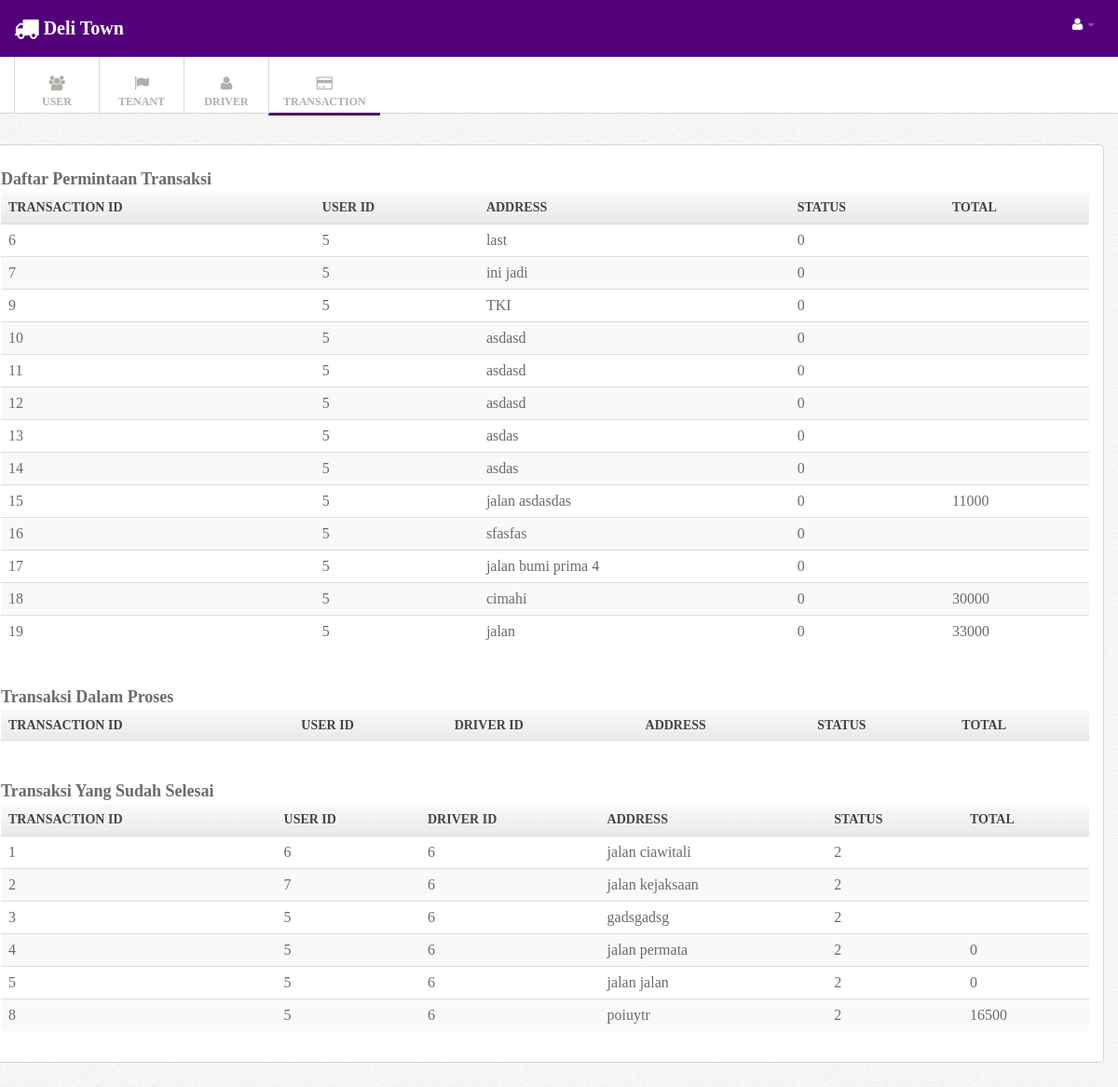
Page /index.php?menu=adminTrans (signed in) on the committed database.
### tables this page shows
CREATE TABLE IF NOT EXISTS `transac` (
  `id_transac` int(11) NOT NULL,
  `id_user` int(11) NOT NULL,
  `id_driver` int(11) DEFAULT NULL,
  `address` text NOT NULL,
  `total` double DEFAULT '0',
  `status` int(11) NOT NULL DEFAULT '0',
  `date` datetime NOT NULL DEFAULT CURRENT_TIMESTAMP
);

### controller/userController.php (called while the page is built, shortened)
<?php
class userController {
    private $transacdao;
    public function __construct() {
        $this->transacdao = new transacDao();
    }
    public function adminTrans() {
        $transacNow = $this->transacdao->get_transac_by_status(0)->getIterator();
        $transacDone = $this->transacdao->get_transac_by_status(2)->getIterator();
        require_once '/view/admin/adminTrans.php';
    }
}

### model/transacDao.php (called while the page is built, shortened)
<?php
class transacDao implements transacInterface {
    public function get_transac_by_status($status) {
        $transacs = new ArrayObject();
        try {
            $conn = conection::getconection();
            $sql = "SELECT * from transac where status = ?";
            $stmt = $conn->prepare($sql);
            $stmt->bindParam(1, $status);
            $stmt->execute();
            while ($row = $stmt->fetch()) {
                $transac = new transac();
                $transac->setId_transac($row['id_transac']);
                $transac->setId_user($row['id_user']);
                $transac->setId_driver($row['id_driver']);
                $transac->setAddress($row['address']);
                $transac->setStatus($row['status']);
                $transac->setTotal($row['total']);
                $transacs->append($transac);
            }
        } catch (Exception $e) {
            echo $e->getMessage();
            die();
        }
        return $transacs;
    }
}

### model/transac.php (called while the page is built, shortened)
<?php
class transac {
    private $id_transac;
    private $id_user;
    private $id_driver;
    private $address;
    private $status;
    public function getId_transac() {
        return $this->id_transac;
    }
    public function getId_user() {
        return $this->id_user;
    }
    public function getId_driver() {
        return $this->id_driver;
    }
    public function getAddress() {
        return $this->address;
    }
    public function getTotal() {
        try {
            $conn = conection::getconection();
            $sql = "SELECT SUM(price) from item where id_transac = ?";
            $stmt = $conn->prepare($sql);
            $stmt->bindParam(1, $this->id_transac);
            $stmt->execute();
            $hasil = $stmt->fetch();
        } catch (Exception $e) {
            echo $e->getMessage();
            die();
        }
        return $hasil['SUM(price)'];
    }
    public function getStatus() {
        return $this->status;
    }
    public function setId_transac($id_transac) {
        $this->id_transac = $id_transac;
    }
    public function setId_user($id_user) {
        $this->id_user = $id_user;
    }
    public function setId_driver($id_driver) {
        $this->id_driver = $id_driver;
    }
    public function setAddress($address) {
        $this->address = $address;
    }
    public function setStatus($status) {
        $this->status = $status;
    }
}

### view/admin/adminTrans.php (the view, shortened to what this page needs)
<!DOCTYPE html>
<html lang="en">
    <head>
    </head>
    <body>
        <div class="navbar navbar-fixed-top">
            <div class="navbar-inner">
                <div class="container">
                    <a href="index.php?menu=admin" class="brand"><div class="icon-large icon-truck">
                        </div>Deli Town</a>
                    <div class="nav-collapse">
                        <ul class="nav pull-right">
                            <?php if ($_SESSION['is_logged']) { ?>
                                <li class="dropdown"><a href="#" class="dropdown-toggle" data-toggle="dropdown">
                                        <i class="icon-large icon-user"></i> <b class="caret"></b></a>
                                </li>
                            </ul>
                        <?php } ?>
                    </div>
                </div>
            </div>
        </div>
        <div class="subnavbar">
            <div class="subnavbar-inner">
                <div class="container">
                    <ul class="mainnav">
                      <li class="dropdown"><a href="index.php?menu=adminUser" class="dropdown-toggle" >
                              <div class="icon-large icon-group">
                              </div>
                              <span>USER</span> <b class="caret"></b></a>
                      </li>
                      <li class="dropdown"><a href="index.php?menu=adminTenant" class="dropdown-toggle" >
                              <div class="icon-large icon-flag">
                              </div>
                              <span>TENANT</span> <b class="caret"></b></a>
                      </li>
                      <li class="dropdown"><a href="index.php?menu=adminDriver" class="dropdown-toggle" >
                              <div class="icon-large icon-user">
                              </div>
                              <span>DRIVER</span> <b class="caret"></b></a>
                      </li>
                      <li class="active"><a href="index.php?menu=adminTrans" class="dropdown-toggle" >
                              <div class="icon-large icon-credit-card">
                              </div>
                              <span>TRANSACTION</span> <b class="caret"></b></a>
                      </li>
                    </ul>
                </div>
            </div>
        </div>
        <div class="main">
            <div class="main-inner">
                <div class="container">
                        <div class="row">
                            <div class="widget-content">
                                <br>
                                <h3>Daftar Permintaan Transaksi</h3>
                                <table class="table table-striped table-bordered">
                                    <th> Transaction ID <th> User ID <th> Address <th> Status <th> Total
                                        <?php while ($transacNow->valid()) { ?>
                                        <tr>
                                            <td> <?php echo $transacNow->current()->getId_transac(); ?>
                                            <td> <?php echo $transacNow->current()->getId_user(); ?>
                                            <td> <?php echo $transacNow->current()->getAddress(); ?>
                                            <td> <?php echo $transacNow->current()->getStatus(); ?>
                                            <td> <?php echo $transacNow->current()->getTotal(); ?>
                                        </tr>
                                        <?php
                                        $transacNow->next();
                                    }
                                    ?>
                                </table>
                                <br>
                                <h3>Transaksi Dalam Proses</h3>
                                <table class="table table-striped table-bordered">
                                    <th> Transaction ID <th> User ID <th> Driver ID <th> Address <th> Status <th> Total
                                </table>
                                <br>
                                  <h3>Transaksi Yang Sudah Selesai</h3>
                                <table class="table table-striped table-bordered">
                                    <th> Transaction ID <th> User ID <th> Driver ID <th> Address <th> Status <th> Total
                                        <?php while ($transacDone->valid()) { ?>
                                        <tr>
                                            <td> <?php echo $transacDone->current()->getId_transac(); ?>
                                            <td> <?php echo $transacDone->current()->getId_user(); ?>
                                            <td> <?php echo $transacDone->current()->getId_driver(); ?>
                                            <td> <?php echo $transacDone->current()->getAddress(); ?>
                                            <td> <?php echo $transacDone->current()->getStatus(); ?>
                                            <td> <?php echo $transacDone->current()->getTotal(); ?>
                                        </tr>
                                        <?php
                                        $transacDone->next();
                                    }
                                    ?>
                                </table>
                            </div>
                        </div>
                </div>
            </div>
        </div>
    </body>
</html>

### css/style.css (style rules this page uses)
body { background: #f9f6f1; font : 13px/1.7em 'Kalinga'; }
.table td { vertical-align: middle; }
.table-bordered th { background: #E9E9E9; background:-moz-linear-gradient(top, #FAFAFA 0%, #E9E9E9 100%); background:-webkit-gradient(linear, left top, left bottom, color-stop(0%,#FAFAFA), color-stop(100%,#E9E9E9)); background:-webkit-linear-gradient(top, #FAFAFA 0%,#E9E9E9 100%); background:-o-linear-gradient(top, #FAFAFA 0%,#E9E9E9 100%); background:-ms-linear-gradient(top, #FAFAFA 0%,#E9E9E9 100%); background:linear-gradient(top, #FAFAFA 0%,#E9E9E9 100%); filter: progid:DXImageTransform.Microsoft.gradient(startColorstr='#FAFAFA', endColorstr='#E9E9E9'); -ms-filter: "progid:DXImageTransform.Microsoft.gradient(startColorstr='#FAFAFA', endColorstr='#E9E9E9')"; font-size: 14px; color: #444; text-transform: uppercase; }
.navbar .container { position: relative; }
.navbar-inner { padding: 7px 0; background: #52017b !important; -moz-border-radius: 0; -webkit-border-radius: 0; border-radius: 0; }
.navbar-fixed-top { position: static; }
.navbar .nav a { font-size: 11px; }
.navbar .nav>li>a { color:#fff !important; }
.navbar .brand { font-weight: 600; position: relative; top: 2px; }
.subnavbar-inner { height: 60px; background: #fff; border-bottom: 1px solid #d6d6d6; }
.subnavbar .container > ul { display: inline-block; height: 80px; padding: 0; margin: 0; }
.subnavbar .container > ul > li { float: left; min-width: 90px; height: 60px; padding: 0; margin: 0; text-align: center; vertical-align: middle; list-style: none; border-left: 1px solid #d9d9d9; }
.subnavbar .container > ul > li > a { display: block; height: 100%; padding: 0 15px; padding-top: 20px; font-size: 12px; font-weight: bold; color: #b2afaa; }
.subnavbar .container > ul > li.active { color: #52017b; border-bottom: 3px solid #540077; text-decoration: none; }
.subnavbar .container > ul > li > a > span { display: block; }
.subnavbar .caret { margin-top: 4px; border-top-color: white; border-bottom-color: white; }
.main { padding-bottom: 2em; }
.widget-content { padding: 1px 15px 15px; background: #FFF; border: 1px solid #D5D5D5; -moz-border-radius: 5px; -webkit-border-radius: 5px; border-radius: 5px; }
.widget-content:before, .widget-content:after { content:""; display:table; }
.widget-content:after { clear:both; }
.widget-content { zoom:1; }

### css/pages/signin.css (style rules this page uses)
body { background: url(../../img/body-bg.png); color:#6b6b6b; font: 13px/1.7em "Kalinga"; }

### rows in the picture
transac: id_transac "6", id_user "5", address "last", status "0"
transac: id_transac "7", id_user "5", address "ini jadi", status "0"
transac: id_transac "9", id_user "5", address "TKI", status "0"
transac: id_transac "10", id_user "5", address "asdasd", status "0"
transac: id_transac "11", id_user "5", address "asdasd", status "0"
transac: id_transac "12", id_user "5", address "asdasd", status "0"
transac: id_transac "13", id_user "5", address "asdas", status "0"
transac: id_transac "14", id_user "5", address "asdas", status "0"
transac: id_transac "15", id_user "5", address "jalan asdasdas", status "0", Total "11000"
transac: id_transac "16", id_user "5", address "sfasfas", status "0"
transac: id_transac "17", id_user "5", address "jalan bumi prima 4", status "0"
transac: id_transac "18", id_user "5", address "cimahi", status "0", Total "30000"
transac: id_transac "19", id_user "5", address "jalan", status "0", Total "33000"
transac: id_transac "1", id_user "6", id_driver "6", address "jalan ciawitali", status "2"
transac: id_transac "2", id_user "7", id_driver "6", address "jalan kejaksaan", status "2"
transac: id_transac "3", id_user "5", id_driver "6", address "gadsgadsg", status "2"
transac: id_transac "4", id_user "5", id_driver "6", address "jalan permata", status "2", Total "0"
transac: id_transac "5", id_user "5", id_driver "6", address "jalan jalan", status "2", Total "0"
transac: id_transac "8", id_user "5", id_driver "6", address "poiuytr", status "2", Total "16500"
